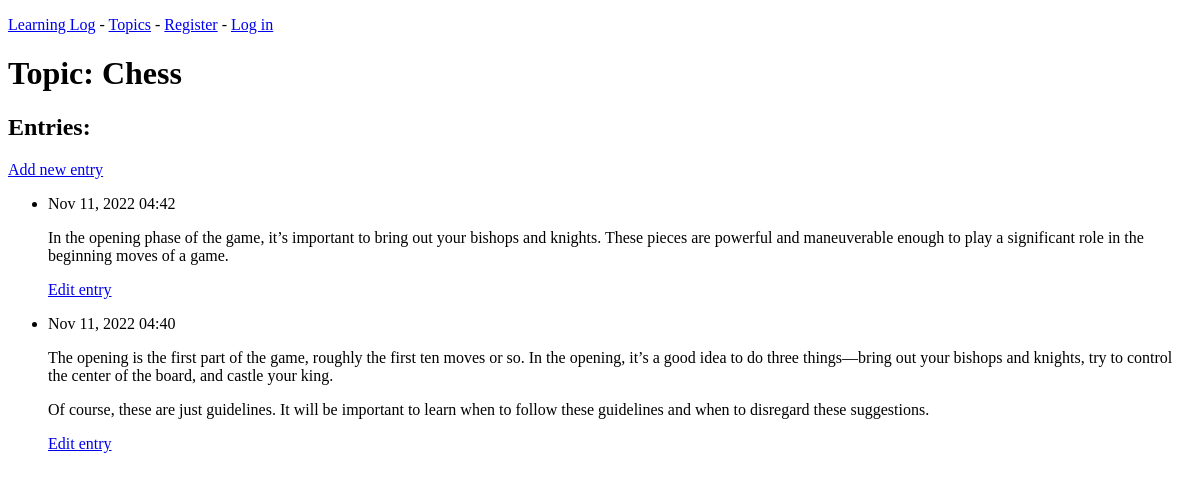
Before: /topics/2/ with the older database file.
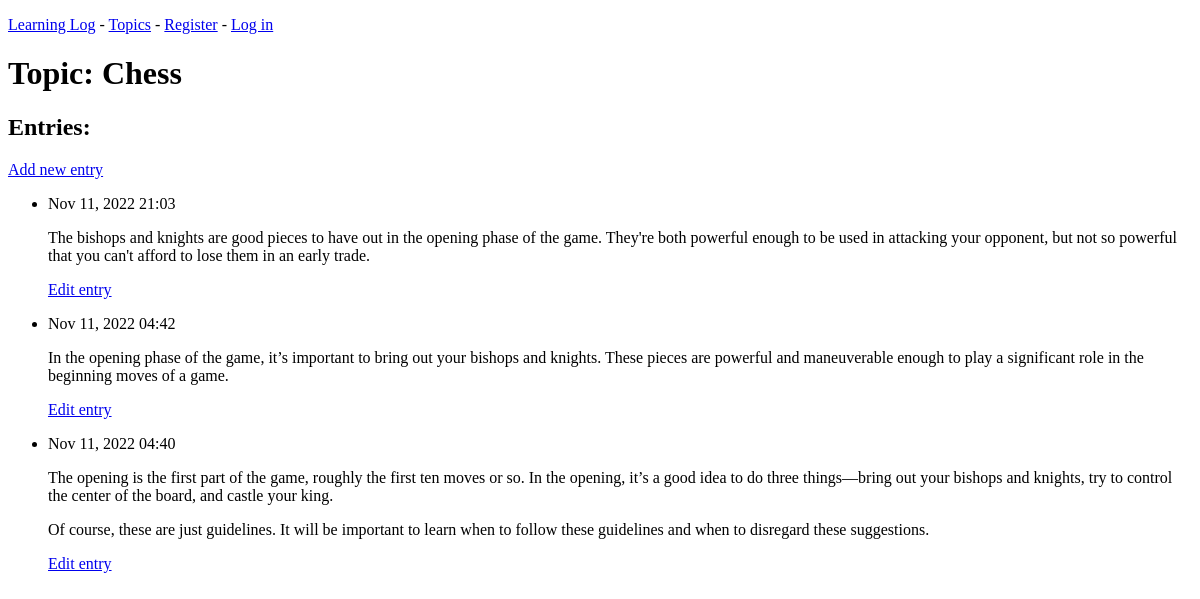
After: the same page with the newer database file.
### learning_logs/models.py (models this page shows, shortened)
class Topic(models.Model):
    text = models.CharField(max_length=200)
    date_added = models.DateTimeField(auto_now_add=True)
    def __str__(self):
        return self.text

class Entry(models.Model):
    topic = models.ForeignKey(Topic,on_delete=models.CASCADE)
    text = models.TextField()
    date_added = models.DateTimeField(auto_now_add=True)
    class Meta:
        verbose_name_plural = 'entries'

### learning_logs/views.py (the view)
# urls.py: path('topics/<int:topic_id>/', views.topic, name='topic'),
def topic(request,topic_id):
    topic = Topic.objects.get(id=topic_id)
    entries = topic.entry_set.order_by('-date_added')
    context = {'topic':topic, 'entries':entries}
    return render(request,'learning_logs/topic.html', context)

### learning_logs/templates/learning_logs/topic.html
{% extends 'learning_logs/base.html' %}
{% block content %}
<h1>Topic: {{ topic }}</h1>
<h2>Entries:</h2>
<p>
    <a href="{% url 'learning_logs:new_entry' topic.id %}">Add new entry</a>
</p>
<ul>
    {% for entry in entries %}
    <li>
        <p>{{ entry.date_added | date:'M d, Y H:i' }}</p>
        <p>{{ entry.text | linebreaks }}</p>
        <p>
            <a href="{% url 'learning_logs:edit_entry' entry.id %}">Edit entry</a>
        </p>
    </li>
    {% empty %}
    <li>There are no entries for this topic yet.</li>
    {% endfor %}
</ul>
{% endblock content %}

### learning_logs/templates/learning_logs/base.html (shortened to what this page needs)
<!DOCTYPE html>
<html lang="en">
<head>
</head>
<body>
{% include 'learning_logs/navbar.html' %}
{% block content %}
{% endblock content %}
</body>
</html>

### learning_logs/templates/learning_logs/navbar.html
<p>
    <a href="{% url 'learning_logs:index' %}">Learning Log</a> -
    <a href="{% url 'learning_logs:topics' %}">Topics</a> -
    {% if user.is_authenticated %}
    Hello, {{ user.username }}.
    <a href="{% url 'users:logout' %}">Log out</a>
    {% else %}
    <a href="{% url 'users:register' %}">Register</a> -
    <a href="{% url 'users:login' %}">Log in</a>
    {% endif %}
</p>

Changed rows visible on the page:
added Entry: date_added "Nov 11, 2022 21:03", text "The bishops and knights are good pieces to have out in the opening phase of the game. They're both powerful enough to be used in attacking your opponent, but not so powerful that you can't afford to lose them in an early trade."
